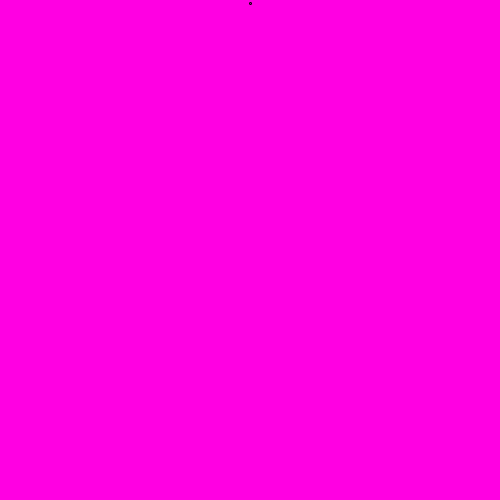
Frame 1 (no input)
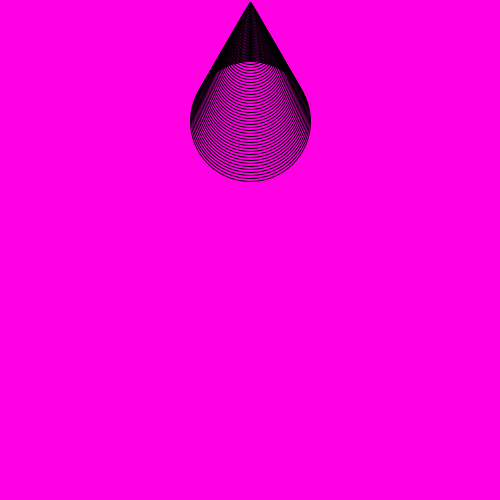
Frame 60 (the mouse pressed at the canvas centre just before this capture)
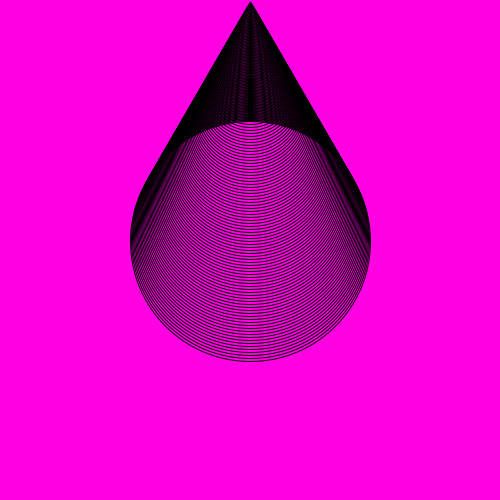
Frame 120 (the mouse held since frame 60 and released just before this capture)

The Processing sketch that drew these frames (run headless with seeded random() and noise(); from frame 60 on, the mouse is pressed at the canvas centre):

// Processing sketch: processing_87643
// ── processing_87643.pde

int x = 250;
int y = 3;
int s = 2;
void setup()
{
  background(255,0,226);
  size(500,500);
  smooth();
}
void draw()
{
  stroke(0);
  noFill();
  ellipse(x,y,s,s);
  y = y + 2;
  s = s + 2;
  if(y > 750)
  {
    background(255,0,226);
    y = 3;
    s = 2;
  }
}
